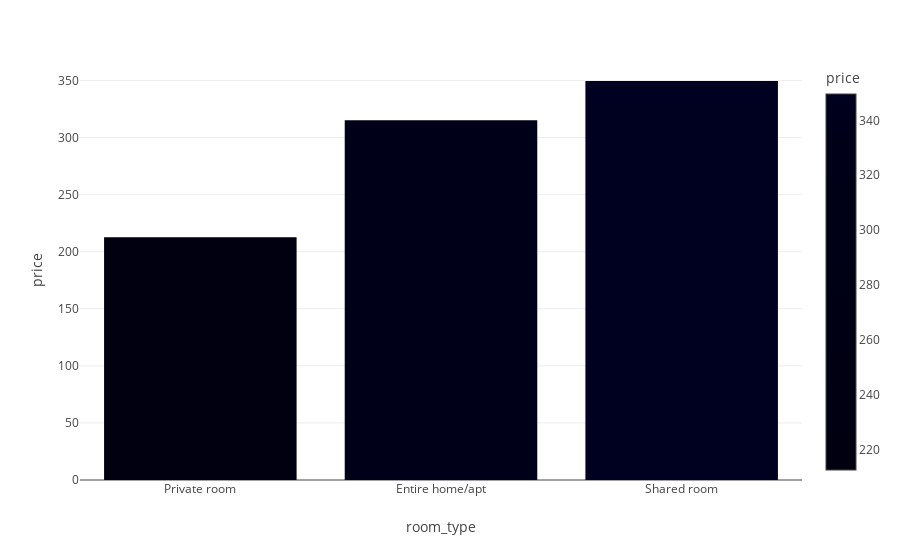

Notebook code cell kept with this figure:
### Code cell
fig = px.bar(data_frame=price_df,x='room_type',y='price',color='price')
fig.show()

### Figure 1 — Plotly figure (JSON) as saved in the notebook; plotly's stock layout.template omitted (floating-point values rounded to 4 significant figures)
{"data": [{"alignmentgroup": "True", "hovertemplate": "room_type=%{x}<br>price=%{marker.color}<extra></extra>", "legendgroup": "", "marker": {"color": [212.6, 315.1, 349.6], "coloraxis": "coloraxis", "pattern": {"shape": ""}}, "name": "", "offsetgroup": "", "orientation": "v", "showlegend": false, "textposition": "auto", "type": "bar", "x": ["Private room", "Entire home/apt", "Shared room"], "xaxis": "x", "y": [212.6, 315.1, 349.6], "yaxis": "y"}], "layout": {"barmode": "relative", "coloraxis": {"colorbar": {"title": {"text": "price"}}, "colorscale": [[0, "#000011"], [0.1111, "#000012"], [0.2222, "#000013"], [0.3333, "#000014"], [0.4444, "#000015"], [0.5556, "#000016"], [0.6667, "#000017"], [0.7778, "#000018"], [0.8889, "#000019"], [1, "#000020"]]}, "legend": {"tracegroupgap": 0}, "margin": {"t": 60}, "xaxis": {"anchor": "y", "domain": [0, 1], "title": {"text": "room_type"}}, "yaxis": {"anchor": "x", "domain": [0, 1], "title": {"text": "price"}}}}
